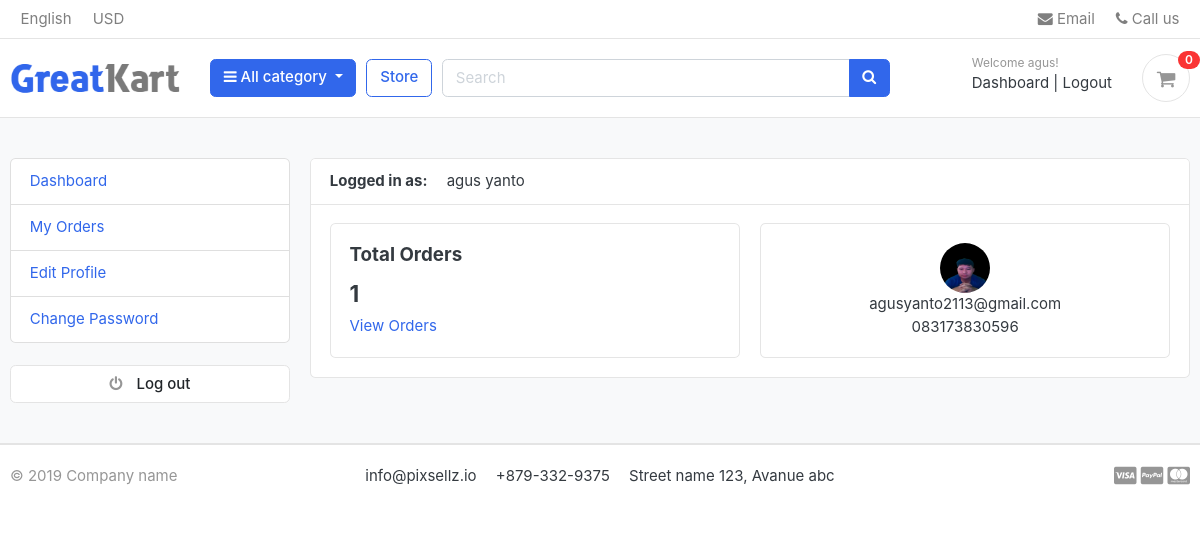
Screenshot of /accounts/dashboard/ (signed in) with the database file from the repository.
### accounts/models.py (models this page shows, shortened)
class Account(AbstractBaseUser):
    first_name      = models.CharField(max_length=50)
    last_name       = models.CharField(max_length=50)
    username        = models.CharField(max_length=50,unique=True)
    email           = models.EmailField(max_length=100,unique= True)
    phone_number    = models.CharField(max_length=50)
    date_joined     = models.DateTimeField(auto_now_add=True)
    last_login      = models.DateTimeField(auto_now_add=True)
    is_admin        = models.BooleanField(default=False)
    is_staff        = models.BooleanField(default=False)
    is_active       = models.BooleanField(default=False)
    is_superadmin    = models.BooleanField(default=False)
    USERNAME_FIELD = 'email'
    REQUIRED_FIELDS = ['username','first_name','last_name']
    objects = MyAccoutManager()
    def full_name(self):
        return f'{self.first_name} {self.last_name}'

class UserProfile(models.Model):
    user = models.OneToOneField(Account,on_delete=models.CASCADE)
    address_line_1 = models.CharField(blank=True,max_length=100)
    address_line_2 = models.CharField(blank=True,max_length=100)
    profile_picture = models.ImageField(blank=True,upload_to='images/users/')
    city = models.CharField(blank=True,max_length=20)
    state = models.CharField(blank=True,max_length=20)
    country = models.CharField(blank=True,max_length=20)

### accounts/views.py (the view)
# urls.py: path('dashboard/',views.dashboard,name='dashboard'),
@login_required(login_url= 'login')
def dashboard(request):
    orders = Order.objects.order_by('-created_at').filter(user_id = request.user.id,is_ordered = True)
    orders_count = orders.count()
    userprofile = UserProfile.objects.get(user_id=request.user.id)
    context = {
        'orders_count': orders_count,
        'userprofile':userprofile,
    }
    return render(request, 'accounts/dashboard.html',context)

### carts/context_processors.py (called while the page is built)
def counter(request):
    cart_count = 0
    if 'admin' in request.path:
        return {}
    else:
        try:
            cart = Cart.objects.filter(cart_id=_cart_id(request))
            if request.user.is_authenticated:
                cart_items = CartItem.objects.all().filter(user=request.user)
            else:
                cart_items = CartItem.objects.all().filter(cart=cart[:1])
            for cart_item in cart_items:
                cart_count += cart_item.quantity
        except Cart.DoesNotExist:
            cart_count=0
    return dict(cart_count=cart_count)

### carts/views.py (called while the page is built)
def _cart_id(request):
    cart = request.session.session_key
    if not cart:
        cart = request.session.create()
    return cart

### category/context_processors.py (called while the page is built)
def menu_links(request):
    links = Category.objects.all()
    return dict(links = links)

### category/models.py (called while the page is built)
    def get_url(self):
        return reverse('products_by_category',args=[self.slug])

### templates/accounts/dashboard.html (shortened to what this page needs)
{% extends 'base.html' %}
{% block content %}
<section class="section-conten padding-y bg">
    <div class="container">
        <div class="row">
        {% include 'includes/dashboard_sidebar.html'%}
        <main class="col-md-9">
            <article class="card">
            <header class="card-header">
                <strong class="d-inline-block mr-3">Logged in as:</strong>
                <span>{{user.full_name}}</span>
            </header>
            <div class="card-body">
                <div class="row">
                    <div class="col-md-6">
                        <div class="card">
                            <div class="card-body">
                                <h5 class="card-title">Total Orders</h5>
                                <h4>{{orders_count}}</h4>
                                <a href="{% url 'my_orders' %}">View Orders</a>
                            </div>
                        </div>
                    </div>
                    <div class="col-md-6">
                        <div class="card" style="text-align: center;">
                            <div class="card-body">
                                <img src="{{userprofile.profile_picture.url}}" alt="User Profile Picture" width="50" height="50" style="border-radius:50%">
                                <p class="mb-0">{{user.email}}</p>
                                <p>{{user.phone_number}}</p>
                            </div>
                        </div>
                    </div>
                </div>
            </div>
            </article>
        </main>
    </div>
    </div>
</section>
{% endblock %}

### templates/includes/navbar.html (shortened to what this page needs)
{% load static %}
<header class="section-header">
    <nav class="navbar p-md-0 navbar-expand-sm navbar-light border-bottom">
    <div class="container">
      <div class="collapse navbar-collapse" id="navbarTop4">
        <ul class="navbar-nav mr-auto">
            <li class="nav-item dropdown">
                 <a href="#" class="nav-link">   English </a>
            </li>
            <li class="nav-item dropdown">
                <a href="#" class="nav-link"> USD </a>
            </li>
        </ul>
        <ul class="navbar-nav">
            <li><a href="#" class="nav-link"> <i class="fa fa-envelope"></i> Email </a></li>
            <li><a href="#" class="nav-link"> <i class="fa fa-phone"></i> Call us </a></li>
        </ul>
      </div>
    </div>
    </nav>
    <section class="header-main border-bottom">
        <div class="container">
    <div class="row align-items-center">
        <div class="col-lg-2 col-md-3 col-6">
            <a href="{% url 'home' %}" class="brand-wrap">
                <img class="logo" src="{% static './images/logo.png' %}">
            </a>
        </div>
        <div class="col-lg col-sm col-md col-6 flex-grow-0">
            <div class="category-wrap dropdown d-inline-block float-right">
                <button type="button" class="btn btn-primary dropdown-toggle" data-toggle="dropdown">
                    <i class="fa fa-bars"></i> All category
                </button>
            </div>
        </div>
        <a href="{% url 'store' %}" class="btn btn-outline-primary">Store</a>
        <div class="col-lg  col-md-6 col-sm-12 col">
            <form action="{% url 'search' %}" class="search" method='GET'>
                <div class="input-group w-100">
                    <input type="text" class="form-control" style="width:60%;" placeholder="Search" name="keyword">
                    <div class="input-group-append">
                      <button class="btn btn-primary" type="submit">
                        <i class="fa fa-search"></i>
                      </button>
                    </div>
                </div>
            </form>
        </div>
        <div class="col-lg-3 col-sm-6 col-8 order-2 order-lg-3">
                    <div class="d-flex justify-content-end mb-3 mb-lg-0">
                        {% if user.id is None %}
                        <div class="widget-header">
                            <small class="title text-muted">Welcome guest!</small>
                            <div>
                                <a href="{% url 'login' %}">Sign in</a> <span class="dark-transp"> | </span>
                                <a href="{% url 'register' %}"> Register</a>
                            </div>
                        </div>
                        {% else %}
                        <div class="widget-header">
                            <small class="title text-muted">Welcome {{user.first_name}}!</small>
                            <div>
                                <a href="{% url 'dashboard' %}">Dashboard</a> <span class="dark-transp"> | </span>
                                <a href="{% url 'logout' %}">Logout</a>
                            </div>
                        </div>
                        {% endif %}
                        <a href="{% url 'cart' %}" class="widget-header pl-3 ml-3">
                            <div class="icon icon-sm rounded-circle border"><i class="fa fa-shopping-cart"></i></div>
                            <span class="badge badge-pill badge-danger notify">{{ cart_count }}</span>
                        </a>
                    </div>
                </div>
    </div>
        </div>
    </section>
    </header>

### static/css/ui.css (style rules this page uses)
html { font-family: "Inter", sans-serif; font-size: 15px; }
.icon-xs, .icon-sm, .icon-md, .icon-lg { display: inline-block; text-align: center; flex-shrink: 0; flex-grow: 0; }
.icon-sm { width: 48px; height: 48px; line-height: 48px !important; font-size: 20px; }
.padding-y { padding-top: 40px; padding-bottom: 40px; }
article:after, .form-group:after { display: block; clear: both; content: ""; }
.bg { background-color: #f8f9fa; }
p:last-child { margin-bottom: 0; }
.header-main { position: relative; padding-top: 1rem; padding-bottom: 1rem; }
.brand-wrap .logo, .navbar-brand .logo { margin-right: 7px; max-height: 42px; display: inline-block; }
.widget-header { display: inline-block; vertical-align: middle; position: relative; }
.widget-header a { color: #343a40; }
.widget-header i { color: #969696; }
.widget-header .title { display: block; }
.widget-header .notify { position: absolute; top: -3px; right: -10px; }
.notify { position: absolute; top: -4px; right: -10px; display: inline-block; padding: 0.25em 0.6em; font-size: 12px; line-height: 1; text-align: center; border-radius: 3rem; color: #fff; background-color: #fa3434; }

### rows the page displays
Account: first_name "agus", full_name "agus yanto", email "agusyanto2113@gmail.com", phone_number "083173830596"
UserProfile: profile_picture (picture)

### other values shown
{{ cart_count }} "0"
{{ orders_count }} "1"
